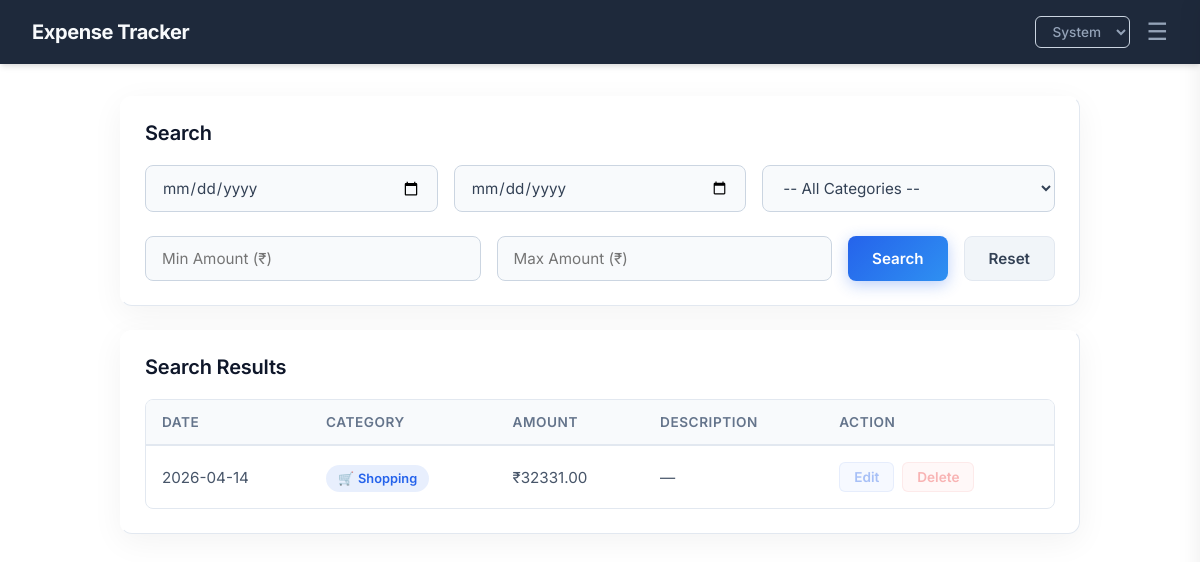
Page /search (signed in) on the committed database.
### tables this page shows
CREATE TABLE expenses (
            id INTEGER PRIMARY KEY AUTOINCREMENT,
            date TEXT NOT NULL,
            category TEXT NOT NULL,
            amount REAL NOT NULL,
            description TEXT
        , user_id INTEGER DEFAULT 1);

### app.py (the view)
@app.route('/search')
@login_required
def search():
    conn = get_db_connection()
    start_date = request.args.get('start_date')
    end_date = request.args.get('end_date')
    category = request.args.get('category')
    min_amount = request.args.get('min_amount')
    max_amount = request.args.get('max_amount')
    query = "SELECT * FROM expenses WHERE user_id = ?"
    params = [current_user.id]
    if start_date:
        query += " AND date >= ?"
        params.append(start_date)
    if end_date:
        query += " AND date <= ?"
        params.append(end_date)
    if category:
        query += " AND category = ?"
        params.append(category)
    if min_amount:
        query += " AND amount >= ?"
        params.append(float(min_amount))
    if max_amount:
        query += " AND amount <= ?"
        params.append(float(max_amount))
    query += " ORDER BY date DESC"
    expenses = conn.execute(query, params).fetchall()
    all_cats = get_all_categories(conn, current_user.id)
    conn.close()
    return render_template('search.html',
                           expenses=expenses,
                           start_date=start_date,
                           end_date=end_date,
                           category=category,
                           min_amount=min_amount,
                           max_amount=max_amount,
                           all_categories=all_cats)

### app.py (called while the page is built)
def get_all_categories(conn, user_id):
    base_cats = ['Food', 'Transport', 'Shopping', 'Bills', 'Health', 'Entertainment', 'Other']
    rows = conn.execute('SELECT DISTINCT category FROM expenses WHERE user_id = ?', (user_id,)).fetchall()
    budget_rows = conn.execute('SELECT DISTINCT category FROM category_budgets WHERE user_id = ?', (user_id,)).fetchall()
    custom_cats = set(r['category'] for r in rows)
    custom_cats.update(r['category'] for r in budget_rows)
    for cat in base_cats:
        if cat in custom_cats:
            custom_cats.remove(cat)
    return base_cats[:-1] + sorted(list(custom_cats)) + ['Other']

@login_manager.user_loader
def load_user(user_id):
    conn = get_db_connection()
    user = conn.execute('SELECT * FROM users WHERE id = ?', (user_id,)).fetchone()
    conn.close()
    if user:
        return User(id=user['id'], username=user['username'])
    return None

### database.py (called while the page is built)
def get_db_connection():
    conn = sqlite3.connect('expenses.db')
    conn.row_factory = sqlite3.Row
    return conn

### templates/search.html (shortened to what this page needs)
{% extends "base.html" %}
{% block content %}
<div class="card">
    <h2>Search</h2>
    <form action="/search" method="GET">
        <div class="form-row" style="margin-bottom: 24px;">
            <input type="date" name="start_date" value="{{ start_date or '' }}">
            <input type="date" name="end_date" value="{{ end_date or '' }}">
            <select name="category">
                <option value="">-- All Categories --</option>
            </select>
        </div>
        <div class="form-row">
            <input type="number" name="min_amount" placeholder="Min Amount (₹)" value="{{ min_amount or '' }}" step="0.01">
            <input type="number" name="max_amount" placeholder="Max Amount (₹)" value="{{ max_amount or '' }}" step="0.01">
            <button type="submit" class="btn-primary">Search</button>
            <a href="/search" class="btn-secondary">Reset</a>
        </div>
    </form>
</div>
<div class="card">
    <h2>Search Results</h2>
    {% if expenses %}
    <div class="table-wrapper">
        <table>
            <thead>
                <tr>
                    <th>Date</th>
                    <th>Category</th>
                    <th>Amount</th>
                    <th>Description</th>
                    <th>Action</th>
                </tr>
            </thead>
            <tbody>
                {% for expense in expenses %}
                <tr>
                    <td>{{ expense['date'] }}</td>
                    <td><span class="badge badge-{{ expense['category']|lower }}">{{ expense['category'] }}</span></td>
                    <td>₹{{ "%.2f"|format(expense['amount']) }}</td>
                    <td>{{ expense['description'] or '—' }}</td>
                    <td>
                        <div class="action-btns">
                            <a href="/edit/{{ expense['id'] }}" class="btn-edit">Edit</a>
                            <a href="/delete/{{ expense['id'] }}" class="btn-delete"
                                onclick="return confirm('Delete this expense?')">Delete</a>
                        </div>
                    </td>
                </tr>
                {% endfor %}
            </tbody>
        </table>
    </div>
    {% else %}
        <div class="empty-state">
            <div class="empty-state-icon">🔍</div>
            <h3>No results found</h3>
            <p>Try adjusting your search filters or date range.</p>
        </div>
    {% endif %}
</div>
{% endblock %}

### static/style.css (style rules this page uses)
:root { --primary: #2563EB; --primary-hover: #1D4ED8; --primary-rgb: 37, 99, 235; --bg-body: #F8FAFC; --bg-card: #FFFFFF; --bg-nav: #1e293b; --text-main: #334155; --text-heading: #0F172A; --text-muted: #64748B; --nav-brand: #f8fafc; --nav-link: #94a3b8; --nav-active: #f1f5f9; --border-subtle: #F1F5F9; --border-default: #E2E8F0; --border-input: #CBD5E1; --bg-input: #F8FAFC; --bg-thead: #F8FAFC; --bg-hover: #F8FAFC; --btn-secondary-bg: #F1F5F9; --text-table: #475569; --shadow-sm: 0 1px 2px 0 rgba(0, 0, 0, 0.05); --shadow-md: 0 4px 6px -1px rgba(0, 0, 0, 0.1), 0 2px 4px -1px rgba(0, 0, 0, 0.06); --shadow-lg: 0 10px 15px -3px rgba(0, 0, 0, 0.1), 0 4px 6px -2px rgba(0, 0, 0, 0.05); }
* { margin: 0; padding: 0; box-sizing: border-box; }
body { font-family: 'Inter', sans-serif; background: transparent; color: var(--text-main); transition: background-color 0.3s ease, color 0.3s ease; overflow-x: hidden; }
.card { background: rgba(255, 255, 255, 0.85); backdrop-filter: blur(12px); border-radius: 12px; padding: 24px; margin-bottom: 24px; box-shadow: 0 8px 32px rgba(0, 0, 0, 0.05); border: 1px solid var(--border-default); border-top: 1px solid rgba(255, 255, 255, 1); border-left: 1px solid rgba(255, 255, 255, 0.6); transition: background-color 0.3s ease, border-color 0.3s ease, box-shadow 0.3s ease; }
.card h2 { margin-bottom: 20px; color: var(--text-heading); font-size: 1.25rem; font-weight: 600; letter-spacing: -0.01em; }
.form-row { display: flex; gap: 16px; flex-wrap: wrap; }
.form-row input, .form-row select { padding: 12px 16px; border: 1px solid var(--border-input); border-radius: 8px; font-size: 0.95rem; font-family: 'Inter', sans-serif; flex: 1; min-width: 150px; background: var(--bg-input); color: var(--text-main); transition: all 0.2s ease-in-out; }
.form-row button, .btn-primary { padding: 12px 24px; background: linear-gradient(135deg, var(--primary) 0%, #38BDF8 100%); background-size: 200% 200%; color: #FFFFFF; border: none; border-radius: 8px; cursor: pointer; font-size: 0.95rem; font-family: 'Inter', sans-serif; font-weight: 600; transition: all 0.3s ease; box-shadow: 0 4px 15px rgba(37, 99, 235, 0.3); }
.table-wrapper { overflow-x: auto; border-radius: 8px; border: 1px solid var(--border-default); }
table { width: 100%; border-collapse: separate; border-spacing: 0; }
thead th { background: var(--bg-thead); padding: 14px 16px; text-align: left; font-size: 0.85rem; font-weight: 600; color: var(--text-muted); text-transform: uppercase; letter-spacing: 0.04em; border-bottom: 2px solid var(--border-default); }
tbody td { padding: 16px 16px; border-bottom: 1px solid var(--border-subtle); font-size: 0.95rem; color: var(--text-table); vertical-align: middle; }
tbody tr:last-child td { border-bottom: none; }
tbody tr { transition: all 0.25s ease; }
tbody tr .action-btns { opacity: 0.4; transition: opacity 0.25s ease; }
.badge { background: rgba(var(--primary-rgb), 0.1); color: var(--primary); padding: 6px 12px; border-radius: 20px; font-size: 0.8rem; font-weight: 600; }
.badge::before { margin-right: 4px; }
.badge-shopping::before { content: '🛒'; }
.action-btns { display: flex; gap: 8px; }
.btn-edit, .btn-delete { padding: 6px 14px; border-radius: 6px; text-decoration: none; font-size: 0.85rem; font-weight: 600; cursor: pointer; transition: all 0.2s ease-in-out; }
.btn-edit { background: rgba(var(--primary-rgb), 0.1); color: var(--primary); border: 1px solid rgba(var(--primary-rgb), 0.2); }
.btn-delete { background: rgba(239, 68, 68, 0.1); color: #EF4444; border: 1px solid rgba(239, 68, 68, 0.2); }
.btn-secondary { padding: 12px 24px; background: var(--btn-secondary-bg); color: var(--text-main); text-decoration: none; border-radius: 8px; font-size: 0.95rem; font-weight: 600; transition: all 0.2s ease-in-out; border: 1px solid var(--border-default); display: inline-block; text-align: center; }

### rows in the picture
expenses: date "2026-04-14", category "Shopping", amount "32331.00", description "—"
